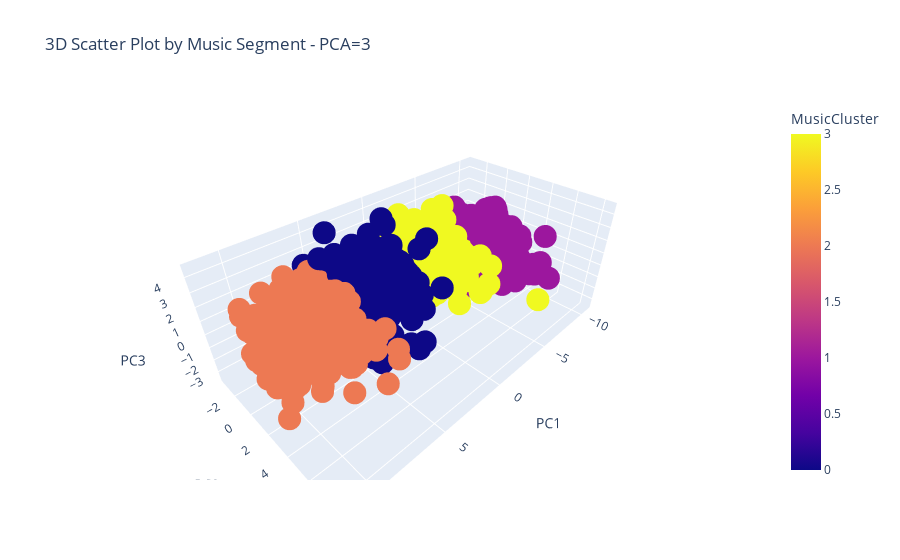

The cell this chart's notebook holds for it:
### Code cell
# Create a 3D scatter plot
fig = px.scatter_3d(
    df_spotify_pca_predictions, 
    x='PC1', 
    y='PC2', 
    z='PC3', 
    color='MusicCluster', 
    title="3D Scatter Plot by Music Segment - PCA=3"
)

# Show the plot
fig.show()

### Figure 1 — Plotly figure (JSON) as saved in the notebook; plotly's stock layout.template omitted (floating-point values rounded to 4 significant figures; data arrays with more than 128 entries replaced by an {"elided": "..."} marker saying what was removed)
{"data": [{"hovertemplate": "PC1=%{x}<br>PC2=%{y}<br>PC3=%{z}<br>MusicCluster=%{marker.color}<extra></extra>", "legendgroup": "", "marker": {"color": {"elided": "2000 int values"}, "coloraxis": "coloraxis", "symbol": "circle"}, "mode": "markers", "name": "", "scene": "scene", "showlegend": false, "type": "scatter3d", "x": {"elided": "2000 float values"}, "y": {"elided": "2000 float values"}, "z": {"elided": "2000 float values"}}], "layout": {"coloraxis": {"colorbar": {"title": {"text": "MusicCluster"}}, "colorscale": [[0, "#0d0887"], [0.1111, "#46039f"], [0.2222, "#7201a8"], [0.3333, "#9c179e"], [0.4444, "#bd3786"], [0.5556, "#d8576b"], [0.6667, "#ed7953"], [0.7778, "#fb9f3a"], [0.8889, "#fdca26"], [1, "#f0f921"]]}, "legend": {"tracegroupgap": 0}, "scene": {"domain": {"x": [0, 1], "y": [0, 1]}, "xaxis": {"title": {"text": "PC1"}}, "yaxis": {"title": {"text": "PC2"}}, "zaxis": {"title": {"text": "PC3"}}}, "title": {"text": "3D Scatter Plot by Music Segment - PCA=3"}}}
